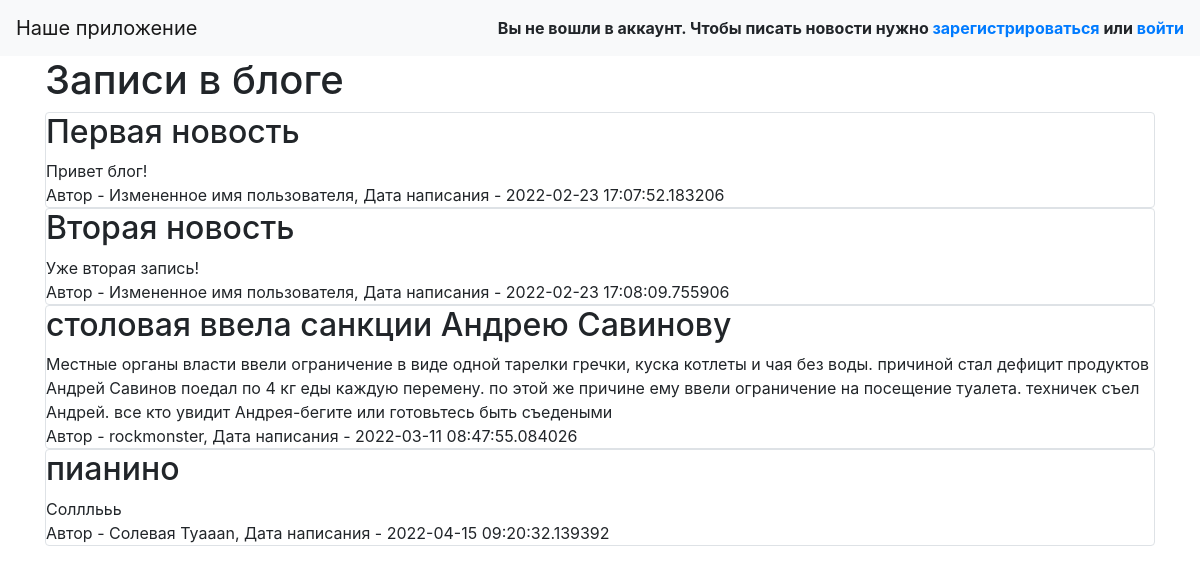
Before: / with the older database file.
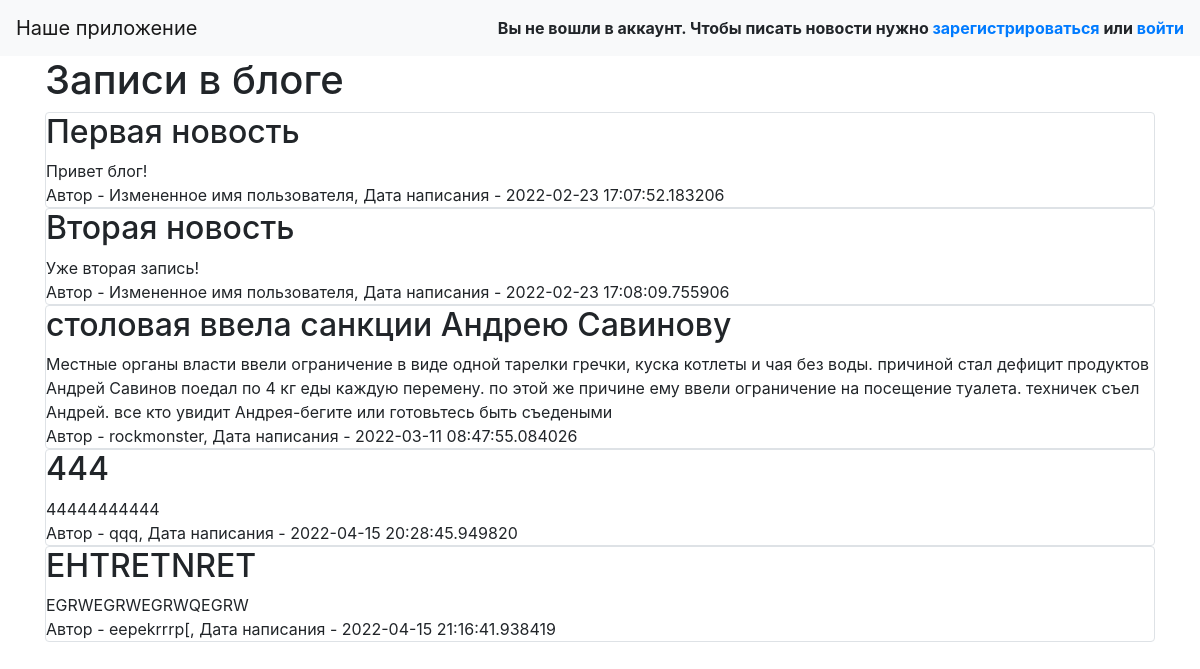
After: the same page with the newer database file.
### data/news.py (models this page shows)
class News(SqlAlchemyBase, UserMixin, SerializerMixin):
    __tablename__ = 'news'
    id = sqlalchemy.Column(sqlalchemy.Integer,
                           primary_key=True, autoincrement=True)
    title = sqlalchemy.Column(sqlalchemy.String, nullable=True)
    content = sqlalchemy.Column(sqlalchemy.String, nullable=True)
    created_date = sqlalchemy.Column(sqlalchemy.DateTime,
                                     default=datetime.datetime.now)
    is_private = sqlalchemy.Column(sqlalchemy.Boolean, default=True)
    user_id = sqlalchemy.Column(sqlalchemy.Integer,
                                sqlalchemy.ForeignKey("users.id"))
    user = orm.relation('User')
    categories = orm.relation("Category", secondary="association", backref="news")

### data/users.py (models this page shows, shortened)
class User(SqlAlchemyBase, UserMixin, SerializerMixin):
    news = orm.relation("News", back_populates='user')
    __tablename__ = 'users'
    id = sqlalchemy.Column(sqlalchemy.Integer,
                           primary_key=True, autoincrement=True)
    name = sqlalchemy.Column(sqlalchemy.String, nullable=True)
    about = sqlalchemy.Column(sqlalchemy.String, nullable=True)
    email = sqlalchemy.Column(sqlalchemy.String,
                              index=True, unique=True, nullable=True)
    hashed_password = sqlalchemy.Column(sqlalchemy.String, nullable=True)
    created_date = sqlalchemy.Column(sqlalchemy.DateTime,
                                     default=datetime.datetime.now)

### main.py (the view)
@app.route("/")
def index():
    db_sess = db_session.create_session()
    news = db_sess.query(News).filter(News.is_private != True)
    return render_template("index.html", news=news)

### data/db_session.py (called while the page is built)
def create_session() -> Session:
    global __factory
    return __factory()

### templates/index.html (shortened to what this page needs)
{% extends "base.html" %}
{% block content %}
<h1>Записи в блоге</h1>
{% for item in news%}
{% if item.is_private %}
{% if current_user.is_authenticated and current_user == item.user %}
<div class="col-md6 border rounded">
    <h2>{{item.title}}</h2>
    <div>
        {{item.content}}
    </div>
    <div>
        <strong>Ваша личная новость</strong>, Дата написания - {{item.created_date}}
    </div>
    <div>
        <a href="/news/{{ item.id }}" class="btn btn-warning">
            Изменить
        </a>
        <a href="/news_delete/{{ item.id }}" class="btn btn-danger">
            Удалить
        </a>
    </div>
</div>
{% endif %}
{% else %}
<div class="col-md6 border rounded">
    <h2>{{item.title}}</h2>
    <div>
        {{item.content}}
    </div>
    <div>
        Автор - {{item.user.name}}, Дата написания - {{item.created_date}}
    </div>
</div>
{% endif %}
{% endfor %}
{% endblock %}

### templates/base.html (shortened to what this page needs)
<!doctype html>
<html lang="en">
<head>
    <link rel="stylesheet"
          href="https://stackpath.bootstrapcdn.com/bootstrap/4.4.1/css/bootstrap.min.css"
>
</head>
<body>
<header>
    <nav class="navbar navbar-light bg-light">
        <a class="navbar-brand" href="#">Наше приложение</a>
        {% if current_user.is_authenticated %}
        <strong>Вход выполнен: {{current_user.name}}     <a href="/logout">(выход)</a></strong>
        {% else %}
        <strong>Вы не вошли в аккаунт. Чтобы писать новости нужно <a href="/register">зарегистрироваться</a> или <a
                href="/login">войти</a></strong>
        {% endif %}
    </nav>
</header>
<main role="main" class="container">
    {% block content %}{% endblock %}
</main>
</body>
</html>

Changed rows visible on the page:
no longer on this page (row edited): News: title "пианино", content "Солллььь", user.name "Солевая Tyaaan", created_date "2022-04-15 09:20:32.139392"
added News: title "444", content "44444444444", user.name "qqq", created_date "2022-04-15 20:28:45.949820"
added News: title "EHTRETNRET", content "EGRWEGRWEGRWQEGRW", user.name "eepekrrrp[", created_date "2022-04-15 21:16:41.938419"
